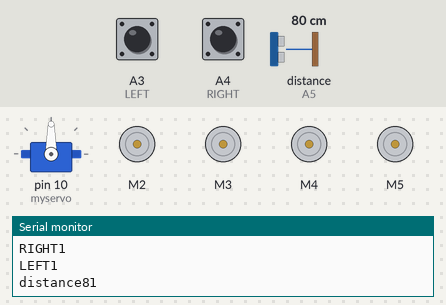
The sketch below on a simulated Arduino Uno, built with avr-gcc and run on an emulated ATmega328P. Parts: servo, 4 × DC motor (green arrow = forward, orange = backward, longer = faster), the last lines printed to the serial monitor. The test bench sets the inputs (shaded band); at power-on: A3 (LEFT) HIGH, A4 (RIGHT) HIGH, distance to the obstacle (sensor on A5) 80 cm. The echo pulse lasts 58.3 µs per cm.

Above: at 6.6 s.
6.7 s: A3 (LEFT) pulled LOW for 0.15 s
At 6.78 s:
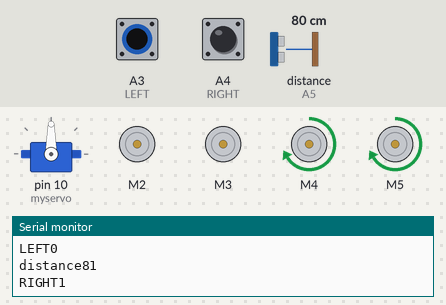
8.3 s: A4 (RIGHT) pulled LOW for 0.15 s
At 8.41 s:
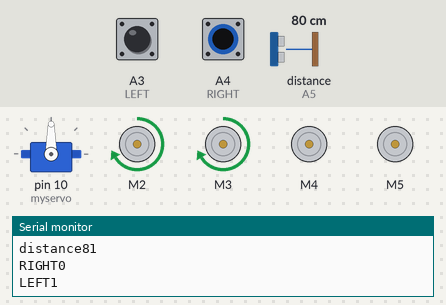
12.9 s: A3 (LEFT) pulled LOW for 3.2 s
At 14.0 s:
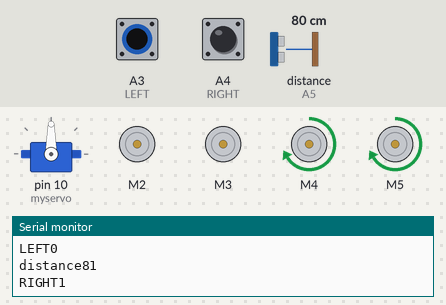
17.6 s: A4 (RIGHT) pulled LOW for 3.2 s
At 19.0 s:
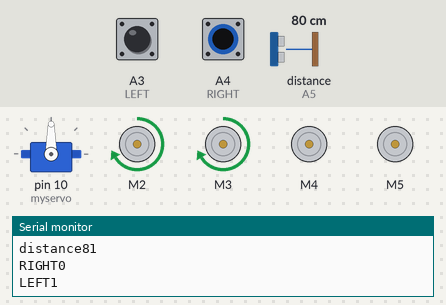
Timing chart, 0 to 22.3 s (numbered marks = the images above; inputs shaded):
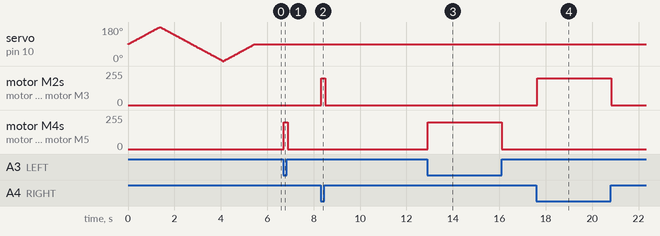

Measured:
- after the input at 6.7 s, motor M4, motor M5: stopped → forward 200/255 at once, → stopped 0.17 s later
- after the input at 8.3 s, motor M2, motor M3: stopped → forward 200/255 at once, → stopped 0.17 s later
- after the input at 12.9 s, motor M4, motor M5: stopped → forward 200/255 at once, → stopped 3.2 s later
- after the input at 17.6 s, motor M2, motor M3: stopped → forward 200/255 at once, → stopped 3.2 s later

The sketch:

Robo_Rover_1.ino
```cpp
#include<NewPing.h>
#include<Servo.h>
#include<AFMotor.h>
#define RIGHT A4
#define LEFT A3
#define TRIGGER_PIN A1
#define ECHO_PIN A5
#define MAX_DISTANCE 100


NewPing sonar(TRIGGER_PIN, ECHO_PIN, MAX_DISTANCE);


AF_DCMotor Motor1(2,MOTOR12_1KHZ);
AF_DCMotor Motor2(3,MOTOR12_1KHZ);
AF_DCMotor Motor3(4,MOTOR34_1KHZ);
AF_DCMotor Motor4(5,MOTOR34_1KHZ);

Servo myservo;

int pos =0;

void setup() {
  // put your setup code here, to run once:
  Serial.begin(9600);
myservo.attach(10);
{
for(pos = 90; pos <= 180; pos += 1){
  myservo.write(pos);
  delay(15);
} for(pos = 180; pos >= 0; pos-= 1) {
  myservo.write(pos);
  delay(15);
}for(pos = 0; pos<=90; pos += 1) {
  myservo.write(pos);
  delay(15);
}
}
pinMode(RIGHT, INPUT);
pinMode(LEFT, INPUT);

}

void loop() {
  // put your main code here, to run repeatedly:

  delay(50);
 unsigned int distance = sonar.ping_cm();
Serial.print("distance");
Serial.println(distance);


int Right_Value = digitalRead(RIGHT);
int Left_Value = digitalRead(LEFT);

Serial.print("RIGHT");
Serial.println(Right_Value);
Serial.print("LEFT");
Serial.println(Left_Value);

if((Right_Value==0) && (distance>=10 && distance<=30)&&(Left_Value==0)){
  Motor1.setSpeed(200);
  Motor1.run(FORWARD);
  Motor2.setSpeed(200);
  Motor2.run(FORWARD);
  Motor3.setSpeed(200);
  Motor3.run(FORWARD);
  Motor4.setSpeed(200);
  Motor4.run(FORWARD);
}else if((Right_Value==0) && (Left_Value==1)) {
  Motor1.setSpeed(200);
  Motor1.run(FORWARD);
  Motor2.setSpeed(200);
  Motor2.run(FORWARD);
  Motor3.setSpeed(0);
  Motor3.run(BACKWARD);
  Motor4.setSpeed(0);
  Motor4.run(BACKWARD);
}else if((Right_Value==1)&&(Left_Value==0)) {
  Motor1.setSpeed(0);
  Motor1.run(BACKWARD);
  Motor2.setSpeed(0);
  Motor2.run(BACKWARD);
  Motor3.setSpeed(200);
  Motor3.run(FORWARD);
  Motor4.setSpeed(200);
  Motor4.run(FORWARD);
}else if((Right_Value==1)&&(Left_Value==1)) {
  Motor1.setSpeed(0);
  Motor1.run(RELEASE);
  Motor2.setSpeed(0);
  Motor2.run(RELEASE);
  Motor3.setSpeed(0);
  Motor3.run(RELEASE);
  Motor4.setSpeed(0);
  Motor4.run(RELEASE);
}else if((Right_Value==0) && (Left_Value==0)) {
  Motor1.setSpeed(200);
  Motor1.run(FORWARD);
  Motor2.setSpeed(200);
  Motor2.run(FORWARD);
  Motor3.setSpeed(200);
  Motor3.run(BACKWARD);
  Motor4.setSpeed(200);
  Motor4.run(BACKWARD);
}
  else if(distance > 1 && distance < 10) {
  Motor1.setSpeed(0);
  Motor1.run(RELEASE);
  Motor2.setSpeed(0);
  Motor2.run(RELEASE);
  Motor3.setSpeed(0);
  Motor3.run(RELEASE);
  Motor4.setSpeed(0);
  Motor4.run(RELEASE);
  }
 }
```
